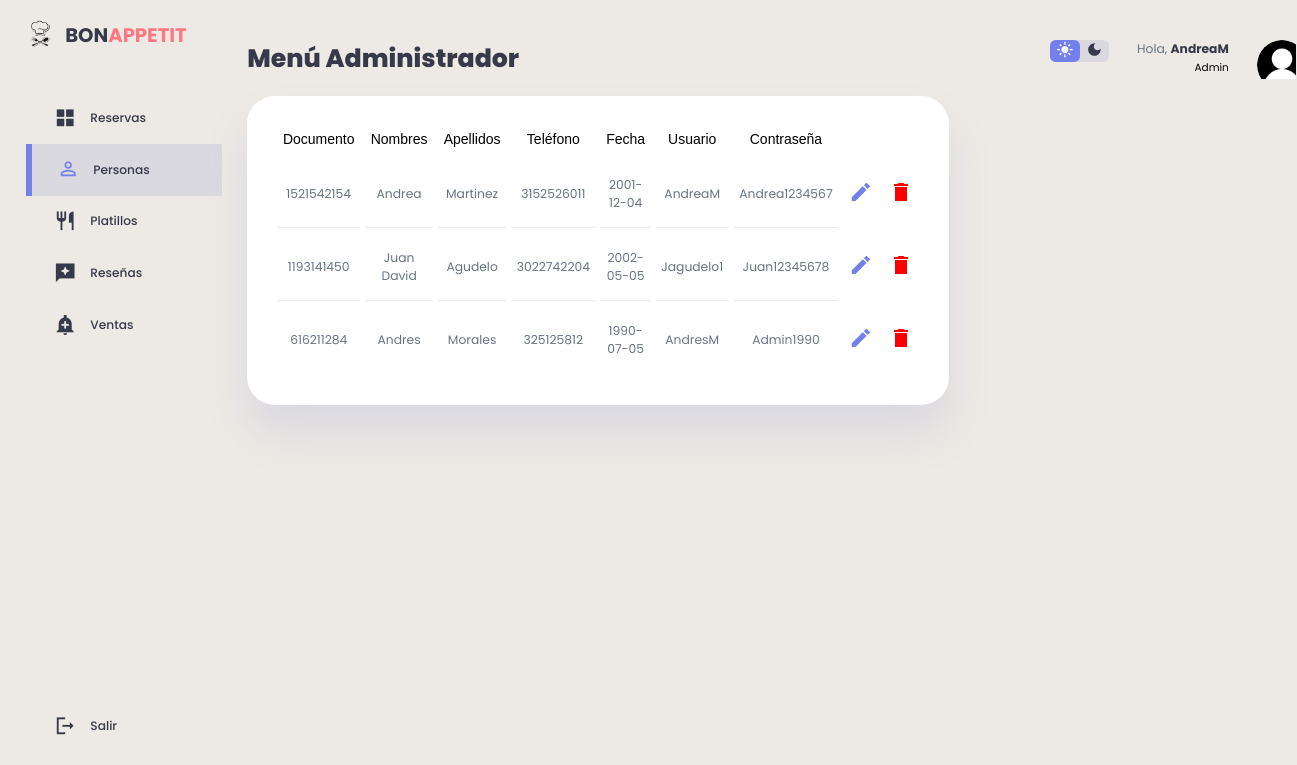
The app's page /clientes/actualizardos.php (signed in) with its own data.
### tables this page shows
CREATE TABLE `clientes` (
  `id_cliente` int(11) NOT NULL,
  `Documento` int(11) NOT NULL,
  `Nombres` varchar(100) DEFAULT NULL,
  `Apellidos` varchar(100) DEFAULT NULL,
  `Correo_Electronico` varchar(300) DEFAULT NULL,
  `Celular` varchar(11) NOT NULL,
  `Fecha` date DEFAULT NULL,
  `Usuario` varchar(100) DEFAULT NULL,
  `Contrasena` varchar(400) DEFAULT NULL,
  `Foto` mediumblob DEFAULT NULL,
  `id_rol` int(11) NOT NULL DEFAULT 2
);

### clientes/actualizardos.php (the view, shortened to what this page needs)
<?php
    include("../db/conexion.php");
    $datos= "SELECT * FROM clientes";
?>
<!DOCTYPE html>
<html lang="en">
<head>
    <link href="https://cdnjs.cloudflare.com/ajax/libs/font-awesome/5.13.0/css/all.min.css" rel="stylesheet">
    <link rel="stylesheet"a href="../clientes/stylec.css">
</head>
<body>
<div class="container1">
    <aside>
        <div class="top1">
            <div class="logo">
                <img src="./imag/icon.png">
                <h2>BON<span class="danger">APPETIT</span></h2>
            </div>
        </div>
        <div class="sidebar">
            <a href="../admin/admin.php">
                    <span class="material-icons-sharp">grid_view</span>
                    <h3>Reservas</h3>
            </a>
            <a href="../clientes/clientes.php"  class="active">
                <span class="material-icons-sharp">person_outline</span>
                <h3>Personas</h3>
            </a>
            <a href="../platillos/platillos.php">
                    <span class="material-icons-sharp">restaurant</span>
                    <h3>Platillos</h3>
               </a>
            <a href="../resenas/resenas.php">
                <span class="material-icons-sharp">reviews</span>
                <h3>Reseñas</h3>
            </a>
            <a href="../ventas/ventas.php">
                    <span class="material-icons-sharp">add_alert</span>
                    <h3>Ventas</h3>
                </a>
            <a href="../view/cerrar_sesion.php">
                <span class="material-icons-sharp">logout</span>
                <h3>Salir</h3>
            </a>
        </div>
    </aside>
    <main>
    <h1>Menú Administrador</h1>
        <br>
        <div class="recent-orders">
            <table border="0" cellspacing="5" cellpadding="5">
                <div class="container2">
                <thead>
                            <tr>
                                <td> <font face="Arial">Documento</font> </td>
                                <td> <font face="Arial">Nombres</font> </td>
                                <td> <font face="Arial">Apellidos</font> </td>
                                <td> <font face="Arial">Teléfono</font> </td>
                                <td> <font face="Arial">Fecha</font> </td>
                                <td> <font face="Arial">Usuario</font> </td>
                                <td> <font face="Arial">Contraseña</font> </td>
                            </tr>
                </thead>
                </div>
                    <tbody id="content">
                    <?php foreach ($conexion -> query($datos) as $row) {
 ?>
         <tr>
             <td><p><?php echo $row['Documento'] ?></p></td>
             <td><p><?php echo $row['Nombres'] ?></p></td>
             <td><p><?php echo $row['Apellidos'] ?></p></td>
             <td><p><?php echo $row['Celular'] ?></p></td>
             <td><p><?php echo $row['Fecha'] ?></p></td>
             <td><p><?php echo $row['Usuario'] ?></p></td>
             <td><p><?php echo $row['Contrasena'] ?></p></td>
             <th><a href="actualizar.php?Documento=<?php echo $row['Documento']?>"> <span class="material-icons-sharp">edit</span> </a></th>
             <th><a href="delete.php?Documento=<?php echo $row['Documento']?>"> <span class="material-icons-sharp" style="color: red;">delete</span> </a></th>
         </tr>
 <?php
 }
?>
                    </tbody>
        </table>
        </div>
    </main>
    <div class="right">
        <div class="top">
            <div class="theme-toggler">
                <span class="material-icons-sharp active">light_mode</span>
                <span class="material-icons-sharp">dark_mode</span>
            </div>
            <div class="profile">
                <div class="info">
                <p>Hola, <b><?php echo $_SESSION['usuario']; ?></b></p>
                    <small class="text-muted">Admin</small>
                </div>
                <div class="profile-photo">
                    <img src="./imag/user.png">
                </div>
            </div>
        </div>
    </div>
</div>
</body>
</html>

### clientes/stylec.css (style rules this page uses)
:root { --color-primary:#7380ec; --color-danger:#ff7782; --color-success:#41f1b6; --color-warning:#ffbb55; --color-white:#fff; --color-info-dark:#000000; --color-info-light: #dce1eb; --color-dark:#363949; --color-light:rgba(132,139,200,0.18); --color-primary-variant:#111e88; --color-dark-variant:#677483; --color-background:linear-gradient(to bottom, #EDEAE5, #EDEAE5); --color-tablas:#fff; --card-border-radius:2rem; --border-radius-1:0.4rem; --border-radius-2:0.8rem; --border-radius-3:1.2rem; --card-padding:1.8rem; --padding-1:1.2rem; --box-shadow: 0 2rem 3rem var(--color-light); }
* { margin:0; padding:0; outline:0; appearance:none; border:0; text-decoration:none; list-style:none; box-sizing:border-box; }
html { font-size:14px; }
body { width: 100vw; height: 107vh; font-family: poppins, sans-serif; font-size:0.88rem; background: var(--color-background); user-select: none; overflow-x: hidden; color: var(--color-dark); margin-top: 20px; }
.container1 { display: grid; width: 96%; margin: 0 auto; gap: 1.8rem; grid-template-columns: 14rem auto 23rem; }
a { color: var(--color-dark); }
th,td { padding: 0.4rem !important; }
img { width: 50px; height: 50px; border-radius: 50px; }
h1 { font-weight:800; font-size:1.8rem; }
h2 { font-size:1.4rem; }
h3 { font-size:0.87rem; color: var(--color-dark); }
small { font-size: 0.75rem; }
.profile-photo { width: 2.8rem; height: 2.8rem; overflow: hidden; }
.text-muted { color: var(--color-info-dark); }
p { color: var(--color-dark-variant); }
b { color: var(--color-dark); }
.danger { color: var(--color-danger); }
aside { height: 100vh; }
aside .logo { display: flex; gap: 0.8rem; }
aside .logo img { width: 2rem; height: 2rem; }
font { color: var(--color-info-dark); font-size: 1rem; margin-top: 10px; }
aside .sidebar { display: flex; flex-direction: column; height: 86vh; position: relative; top: 3rem; }
aside h3 { font-weight: 500; }
aside .sidebar a { display: flex; color: var(--color-info-dark); margin-left: 2rem; gap: 1rem; align-items: center; position: relative; height: 3.7rem; transition: all 300ms ease; }
aside .sidebar a span { font-size: 1.6rem; transition: all 300ms ease; color: var(--color-dark); }
aside .sidebar a:last-child { position: absolute; bottom: 2rem; width: 100%; }
aside .sidebar a.active { background: var(--color-light); color: var(--color-primary); margin-left: 0; }
aside .sidebar a.active::before { content: ""; width: 6px; height: 100%; background: var(--color-primary); }
aside .sidebar a.active span { color: var(--color-primary); margin-left: calc(1rem - 3px); }
main { margin-top: 1.4rem; }
main .recent-orders table { background: var(--color-tablas); width: 100%; border-radius: var(--card-border-radius); padding: var(--card-padding); text-align: center; box-shadow: var(--box-shadow); transition: all 500ms ease; }
main table tbody { height: 30px; margin-top: -30px; }
main table tbody td { height: 2.8rem; border-bottom: 1px solid var(--color-light); color: var(--color-dark-variant); }
main table tbody tr:last-child td { border: none; }
main .recent-orders a { text-align: center; display: block; margin: 1rem auto; color: var(--color-primary); }
.right { margin-top: 1.4rem; height: 50px; }
.right .top { display: flex; justify-content: end; gap: 2rem; }
.right .theme-toggler { background: var(--color-light); display: flex; justify-content: space-between; align-items: center; height: 1.6rem; width: 4.2rem; cursor: pointer; border-radius: var(--border-radius-1); }
.right .theme-toggler span { font-size: 1.2rem; width: 50%; height: 100%; display: flex; align-items: center; justify-content: center; }
.right .theme-toggler span.active { background: var(--color-primary); color: white; border-radius: var(--border-radius-1); }
.right .top .profile { display: flex; gap: 2rem; text-align: right; }

### records on screen
clientes: Documento "1521542154", Nombres "Andrea", Apellidos "Martinez", Celular "3152526011", Fecha "2001-12-04", Usuario "AndreaM", Contrasena "Andrea1234567"
clientes: Documento "1193141450", Nombres "Juan David", Apellidos "Agudelo", Celular "3022742204", Fecha "2002-05-05", Usuario "Jagudelo1", Contrasena "Juan12345678"
clientes: Documento "616211284", Nombres "Andres", Apellidos "Morales", Celular "325125812", Fecha "1990-07-05", Usuario "AndresM", Contrasena "Admin1990"

### other values on screen
$_SESSION['usuario'] "AndreaM"
